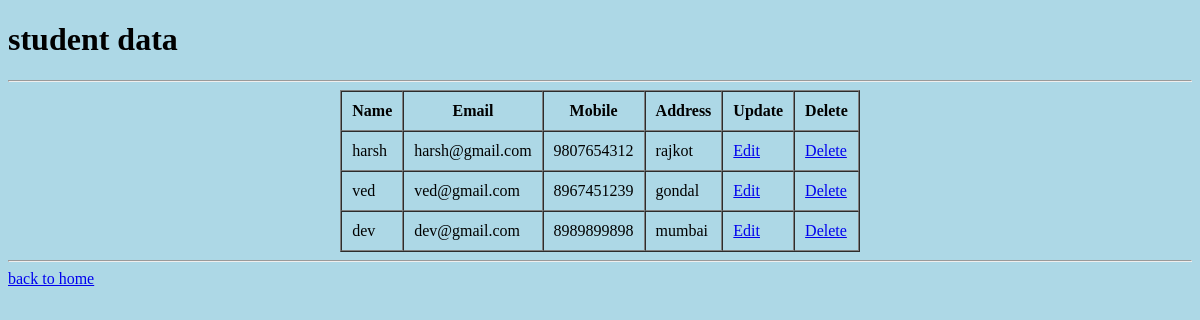
The app's page /dbdata/, older data.
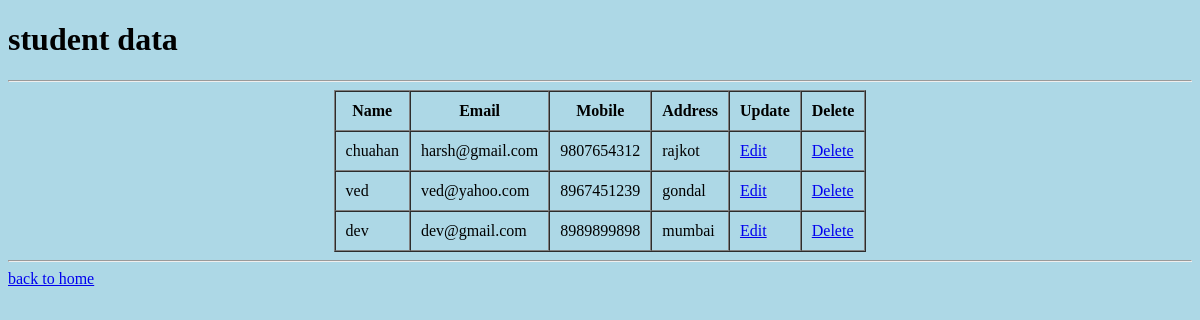
The same page, newer data.
### stdata/models.py (models this page shows)
class user_signup(models.Model):
    name=models.CharField(max_length=100)
    password=models.CharField(max_length=20)
    email=models.EmailField(max_length=12)
    mobile=models.BigIntegerField()
    address=models.TextField()
    def __str__(self) -> str:
        return self.name

### stdata/views.py (the view)
# urls.py: path('dbdata/', views.dbdata,name="dbdata"),
def dbdata(request):
    data=user_signup.objects.all()
    return render(request, 'dbdata.html',{'data':data}) #context value

### templates/dbdata.html (shortened to what this page needs)
<!DOCTYPE html>
<html lang="en">
<head>
</head>
<body bgcolor="lightblue">
    <h1>student data</h1>
    <hr>
    <table border="1" cellpadding="10" cellspacing="0" align="center">
        <tr>
            <th>Name</th>
            <th>Email</th>
            <th>Mobile</th>
            <th>Address</th>
            <th>Update</th>
            <th>Delete</th>
        </tr>
        {% for i in data %}
        <tr>
            <td>{{i.name}}</td>
            <td>{{i.email}}</td>
            <td>{{i.mobile}}</td>
            <td>{{i.address}}</td>
            <td><a href="/update/{{i.id}}">Edit</a></td>
            <td><a href="/delete/{{i.id}}"
                    onclick="return confirm('are you sure you want to delete?')">Delete</a></td>
        </tr>
        {% endfor %}
    </table>
    <hr>
    <a href="{% url 'index' %}">back to home</a>
</body>
</html>

Row changes from the older to the newer data that the page shows:
changed user_signup "harsh@gmail.com": name "harsh" → "chuahan"
changed user_signup "ved": email "ved@gmail.com" → "ved@yahoo.com"
